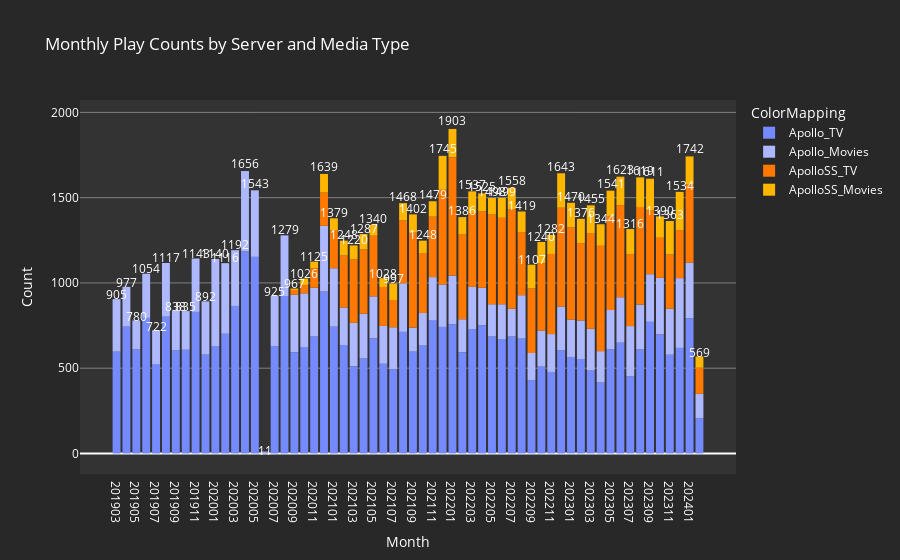

Notebook source saved alongside this figure:
### Code cell
#Monthly

#Get DAILY data from Tautulli
month_response_a = requests.get(f'http://{servA_ip}/api/v2?apikey={apikey_serverA}&cmd=get_plays_per_month&time_range=60')
#print(month_response_a.status_code)
month_response_b = requests.get(f'http://{servB_ip}/api/v2?apikey={apikey_serverB}&cmd=get_plays_per_month&time_range=60')
#print(month_response_b.status_code)

month_data_a = month_response_a.json()
month_data_b = month_response_b.json()

# Extract relevant information
categories = month_data_a['response']['data']['categories']
series = month_data_a['response']['data']['series']

# Create Dataframe for server A
data_list = []
for s in series:
    category_name = s['name']
    data_values = s['data']
    data_dict = {'Server': server_A_name, 'Category': category_name, **dict(zip(categories, data_values))}
    data_list.append(data_dict)

# Create DataFrame
df_month_a = pd.DataFrame(data_list)

# Extract relevant informationÍÍ
categories = month_data_b['response']['data']['categories']
series = month_data_b['response']['data']['series']

# Create Dataframe for server B
data_list = []
for s in series:
    category_name = s['name']
    data_values = s['data']
    data_dict = {'Server': server_B_name, 'Category': category_name, **dict(zip(categories, data_values))}
    data_list.append(data_dict)

# Create DataFrame
df_month_b = pd.DataFrame(data_list)

df_combinded_month = pd.concat([df_month_a, df_month_b], ignore_index=True)


# Melt the DataFrame to have a column for each month
df_daily_melted_month = pd.melt(df_combinded_month, id_vars=['Server', 'Category'], var_name='Month', value_name='Count')
#Remove Music Category
df_daily_melted_month = df_daily_melted_month[df_daily_melted_month['Category'] != 'Music']


# Convert 'Month' to datetime format
df_daily_melted_month['Month'] = pd.to_datetime(df_daily_melted_month['Month'], format='%b %Y')


# Reformat 'Month' to YYYYMM
df_daily_melted_month['Month'] = df_daily_melted_month['Month'].dt.strftime('%Y%m')



#---------------Bar Chart Code-------------------------
custom_colors = {
                 f'{server_A_name}_TV': '#758bfd', # Specify custom colors for each server and media type
                 f'{server_A_name}_Movies': '#aeb8fe',
                 f'{server_B_name}_TV': '#ff7900',
                 f'{server_B_name}_Movies': '#ffb600'
                }  

# Create a new column combining Server and Category for color mapping
df_daily_melted_month['ColorMapping'] = df_daily_melted_month['Server'] + '_' + df_daily_melted_month['Category']

fig_stacked_bar_month = px.bar(df_daily_melted_month, x='Month', y='Count', color='ColorMapping',
                         color_discrete_map=custom_colors,
                         title='Stacked Bar Chart with Server and Category Coloring')

# Remove the outline around the bars
fig_stacked_bar_month.update_traces(marker_line_color='rgba(0,0,0,0)')  # Fully transparent outline

# Calculate the total count for each category and server combination
total_counts_month = df_daily_melted_month.groupby(['Month'])['Count'].sum().reset_index()

# Add annotations for total count at the top outside of each bar
annotations_trace = px.scatter(total_counts_month,
                               x='Month',
                               y=1.02 * total_counts_month['Count'],
                               text='Count',
                               color_discrete_sequence=['rgba(0,0,0,0)'])

# Add the annotations trace to the bar chart
fig_stacked_bar_month.add_trace(annotations_trace.data[0])
# Customize the appearance of the annotations
fig_stacked_bar_month.update_traces(textfont_color='white')  # Set the text color of annotations



# Customize the layout, including the background color
fig_stacked_bar_month.update_layout(
    plot_bgcolor='#333333',  # Set the background color
    paper_bgcolor='#282828',  # Set the paper color
    title={'text': 'Monthly Play Counts by Server and Media Type', 'font': {'color': 'white'}},  # Set title text and color
    xaxis=dict(tickfont=dict(color='white'), title=dict(font=dict(color='white'))),  # Set x-axis tick label and title text color
    yaxis=dict(tickfont=dict(color='white'), title=dict(font=dict(color='white')), gridcolor='grey'),  # Set y-axis tick label, title text color, and gridline color
    legend=dict(font=dict(color='white')),
    height=600,
    
)

# Display the plot
fig_stacked_bar_month.show()

### Figure 1 — Plotly figure (JSON) as saved in the notebook; plotly's stock layout.template omitted (floating-point values rounded to 4 significant figures)
{"data": [{"alignmentgroup": "True", "hovertemplate": "ColorMapping=Apollo_TV<br>Month=%{x}<br>Count=%{y}<extra></extra>", "legendgroup": "Apollo_TV", "marker": {"color": "#758bfd", "line": {"color": "rgba(0, 0, 0, 0)"}, "pattern": {"shape": ""}}, "name": "Apollo_TV", "offsetgroup": "Apollo_TV", "orientation": "v", "showlegend": true, "textfont": {"color": "white"}, "textposition": "auto", "type": "bar", "x": ["201903", "201904", "201905", "201906", "201907", "201908", "201909", "201910", "201911", "201912", "202001", "202002", "202003", "202004", "202005", "202006", "202007", "202008", "202009", "202010", "202011", "202012", "202101", "202102", "202103", "202104", "202105", "202106", "202107", "202108", "202109", "202110", "202111", "202112", "202201", "202202", "202203", "202204", "202205", "202206", "202207", "202208", "202209", "202210", "202211", "202212", "202301", "202302", "202303", "202304", "202305", "202306", "202307", "202308", "202309", "202310", "202311", "202312", "202401", "202402"], "xaxis": "x", "y": [597, 744, 610, 795, 524, 802, 605, 608, 830, 580, 630, 702, 865, 1186, 1153, 6, 630, 923, 594, 624, 686, 949, 744, 636, 512, 557, 676, 526, 494, 713, 597, 633, 782, 742, 758, 594, 728, 751, 686, 671, 686, 674, 430, 509, 478, 605, 566, 554, 486, 416, 610, 650, 453, 610, 772, 698, 579, 619, 793, 207], "yaxis": "y"}, {"alignmentgroup": "True", "hovertemplate": "ColorMapping=Apollo_Movies<br>Month=%{x}<br>Count=%{y}<extra></extra>", "legendgroup": "Apollo_Movies", "marker": {"color": "#aeb8fe", "line": {"color": "rgba(0, 0, 0, 0)"}, "pattern": {"shape": ""}}, "name": "Apollo_Movies", "offsetgroup": "Apollo_Movies", "orientation": "v", "showlegend": true, "textfont": {"color": "white"}, "textposition": "auto", "type": "bar", "x": ["201903", "201904", "201905", "201906", "201907", "201908", "201909", "201910", "201911", "201912", "202001", "202002", "202003", "202004", "202005", "202006", "202007", "202008", "202009", "202010", "202011", "202012", "202101", "202102", "202103", "202104", "202105", "202106", "202107", "202108", "202109", "202110", "202111", "202112", "202201", "202202", "202203", "202204", "202205", "202206", "202207", "202208", "202209", "202210", "202211", "202212", "202301", "202302", "202303", "202304", "202305", "202306", "202307", "202308", "202309", "202310", "202311", "202312", "202401", "202402"], "xaxis": "x", "y": [308, 233, 170, 259, 198, 315, 233, 227, 313, 312, 510, 414, 327, 470, 390, 5, 295, 356, 337, 315, 286, 386, 342, 220, 254, 263, 245, 222, 246, 285, 141, 191, 252, 249, 285, 193, 249, 221, 189, 204, 162, 254, 159, 211, 222, 257, 219, 226, 245, 184, 232, 266, 294, 263, 279, 332, 270, 409, 326, 143], "yaxis": "y"}, {"alignmentgroup": "True", "hovertemplate": "ColorMapping=ApolloSS_TV<br>Month=%{x}<br>Count=%{y}<extra></extra>", "legendgroup": "ApolloSS_TV", "marker": {"color": "#ff7900", "line": {"color": "rgba(0, 0, 0, 0)"}, "pattern": {"shape": ""}}, "name": "ApolloSS_TV", "offsetgroup": "ApolloSS_TV", "orientation": "v", "showlegend": true, "textfont": {"color": "white"}, "textposition": "auto", "type": "bar", "x": ["201903", "201904", "201905", "201906", "201907", "201908", "201909", "201910", "201911", "201912", "202001", "202002", "202003", "202004", "202005", "202006", "202007", "202008", "202009", "202010", "202011", "202012", "202101", "202102", "202103", "202104", "202105", "202106", "202107", "202108", "202109", "202110", "202111", "202112", "202201", "202202", "202203", "202204", "202205", "202206", "202207", "202208", "202209", "202210", "202211", "202212", "202301", "202302", "202303", "202304", "202305", "202306", "202307", "202308", "202309", "202310", "202311", "202312", "202401", "202402"], "xaxis": "x", "y": [0, 0, 0, 0, 0, 0, 0, 0, 0, 0, 0, 0, 0, 0, 0, 0, 0, 0, 28, 47, 114, 195, 221, 305, 373, 377, 356, 228, 160, 370, 557, 351, 355, 555, 693, 497, 432, 447, 526, 507, 584, 370, 379, 395, 470, 579, 541, 453, 560, 618, 551, 540, 422, 572, 374, 235, 318, 281, 458, 153], "yaxis": "y"}, {"alignmentgroup": "True", "hovertemplate": "ColorMapping=ApolloSS_Movies<br>Month=%{x}<br>Count=%{y}<extra></extra>", "legendgroup": "ApolloSS_Movies", "marker": {"color": "#ffb600", "line": {"color": "rgba(0, 0, 0, 0)"}, "pattern": {"shape": ""}}, "name": "ApolloSS_Movies", "offsetgroup": "ApolloSS_Movies", "orientation": "v", "showlegend": true, "textfont": {"color": "white"}, "textposition": "auto", "type": "bar", "x": ["201903", "201904", "201905", "201906", "201907", "201908", "201909", "201910", "201911", "201912", "202001", "202002", "202003", "202004", "202005", "202006", "202007", "202008", "202009", "202010", "202011", "202012", "202101", "202102", "202103", "202104", "202105", "202106", "202107", "202108", "202109", "202110", "202111", "202112", "202201", "202202", "202203", "202204", "202205", "202206", "202207", "202208", "202209", "202210", "202211", "202212", "202301", "202302", "202303", "202304", "202305", "202306", "202307", "202308", "202309", "202310", "202311", "202312", "202401", "202402"], "xaxis": "x", "y": [0, 0, 0, 0, 0, 0, 0, 0, 0, 0, 0, 0, 0, 0, 0, 0, 0, 0, 8, 40, 39, 109, 72, 87, 81, 90, 63, 52, 97, 100, 107, 73, 90, 199, 167, 102, 128, 106, 97, 117, 126, 121, 139, 125, 112, 202, 144, 143, 164, 126, 148, 167, 147, 174, 186, 125, 196, 225, 165, 66], "yaxis": "y"}, {"hovertemplate": "Month=%{x}<br>y=%{y}<br>Count=%{text}<extra></extra>", "legendgroup": "", "marker": {"color": "rgba(0, 0, 0, 0)", "symbol": "circle"}, "mode": "markers+text", "name": "", "orientation": "v", "showlegend": false, "text": [905, 977, 780, 1054, 722, 1117, 838, 835, 1143, 892, 1140, 1116, 1192, 1656, 1543, 11, 925, 1279, 967, 1026, 1125, 1639, 1379, 1248, 1220, 1287, 1340, 1028, 997, 1468, 1402, 1248, 1479, 1745, 1903, 1386, 1537, 1525, 1498, 1499, 1558, 1419, 1107, 1240, 1282, 1643, 1470, 1376, 1455, 1344, 1541, 1623, 1316, 1619, 1611, 1390, 1363, 1534, 1742, 569], "textfont": {"color": "white"}, "type": "scatter", "x": ["201903", "201904", "201905", "201906", "201907", "201908", "201909", "201910", "201911", "201912", "202001", "202002", "202003", "202004", "202005", "202006", "202007", "202008", "202009", "202010", "202011", "202012", "202101", "202102", "202103", "202104", "202105", "202106", "202107", "202108", "202109", "202110", "202111", "202112", "202201", "202202", "202203", "202204", "202205", "202206", "202207", "202208", "202209", "202210", "202211", "202212", "202301", "202302", "202303", "202304", "202305", "202306", "202307", "202308", "202309", "202310", "202311", "202312", "202401", "202402"], "xaxis": "x", "y": [923.1, 996.5, 795.6, 1075.0, 736.4, 1139.0, 854.8, 851.7, 1166.0, 909.8, 1163.0, 1138.0, 1216.0, 1689.0, 1574.0, 11.22, 943.5, 1305.0, 986.3, 1047.0, 1148.0, 1672.0, 1407.0, 1273.0, 1244.0, 1313.0, 1367.0, 1049.0, 1017.0, 1497.0, 1430.0, 1273.0, 1509.0, 1780.0, 1941.0, 1414.0, 1568.0, 1556.0, 1528.0, 1529.0, 1589.0, 1447.0, 1129.0, 1265.0, 1308.0, 1676.0, 1499.0, 1404.0, 1484.0, 1371.0, 1572.0, 1655.0, 1342.0, 1651.0, 1643.0, 1418.0, 1390.0, 1565.0, 1777.0, 580.4], "yaxis": "y"}], "layout": {"autosize": true, "barmode": "relative", "legend": {"font": {"color": "white"}, "title": {"text": "ColorMapping"}, "tracegroupgap": 0}, "paper_bgcolor": "#282828", "plot_bgcolor": "#333333", "title": {"font": {"color": "white"}, "text": "Monthly Play Counts by Server and Media Type"}, "xaxis": {"anchor": "y", "autorange": true, "domain": [0, 1], "range": [-3.592, 62.59], "tickfont": {"color": "white"}, "title": {"font": {"color": "white"}, "text": "Month"}, "type": "category"}, "yaxis": {"anchor": "x", "autorange": true, "domain": [0, 1], "gridcolor": "grey", "range": [-118.2, 2071.0], "tickfont": {"color": "white"}, "title": {"font": {"color": "white"}, "text": "Count"}, "type": "linear"}}}
